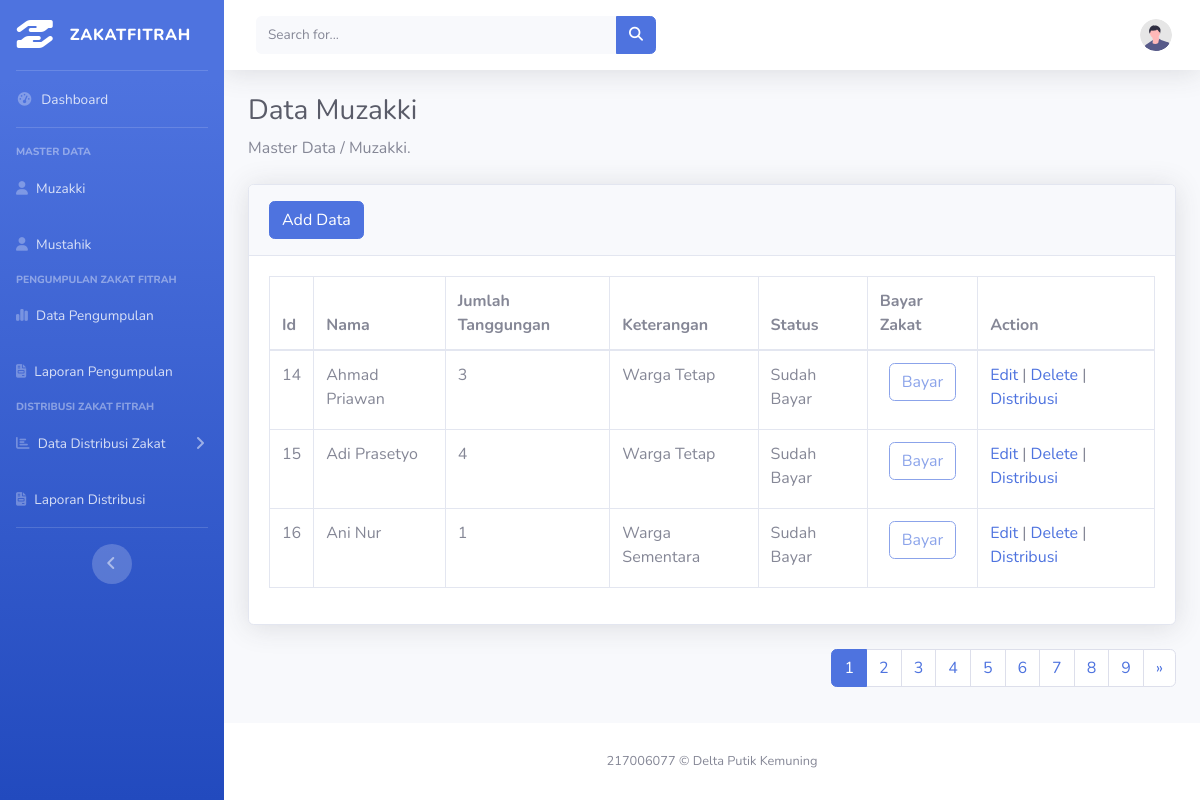
Page /muzakki.php on the committed database.
### tables this page shows
CREATE TABLE `muzakki` (
  `id_muzakki` int(11) NOT NULL,
  `nama_muzakki` varchar(100) NOT NULL,
  `jumlah_tanggungan` int(12) NOT NULL,
  `keterangan` varchar(100) NOT NULL,
  `status` enum('Sudah Bayar','Belum Bayar') NOT NULL DEFAULT 'Belum Bayar'
);

### muzakki.php (the view, shortened to what this page needs)
<?php
include('header.php');
require_once "koneksi.php";
$limit = 3;
$page = isset($_GET['page']) ? $_GET['page'] : 1;
$offset = ($page - 1) * $limit;
$query_total = "SELECT COUNT(*) AS total FROM muzakki";
$result_total = mysqli_query($koneksi, $query_total);
$row_total = mysqli_fetch_assoc($result_total);
$total_data = $row_total['total'];
$total_pages = ceil($total_data / $limit);
$query_data = "SELECT * FROM muzakki LIMIT $offset, $limit";
$result_data = mysqli_query($koneksi, $query_data);
?>
<div class="container-fluid">
    <h1 class="h3 mb-2 text-gray-800">Data Muzakki</h1>
    <p class="mb-4">Master Data / Muzakki<a target="_blank" href=""></a>.</p>
    <div class="card shadow mb-4">
        <div class="card-header py-3">
            <a href="tambah_muzakki.php" class="btn btn-primary"> Add Data</a>
        </div>
        <div class="card-body">
            <div class="table-responsive">
                <table class="table table-bordered" id="dataTable" width="100%" cellspacing="0">
                    <thead>
                        <tr>
                            <th>Id</th>
                            <th>Nama</th>
                            <th>Jumlah Tanggungan</th>
                            <th>Keterangan</th>
                            <th>Status</th>
                            <th>Bayar Zakat</th>
                            <th>Action</th>
                        </tr>
                    </thead>
                    <tbody>
                        <?php while ($d = mysqli_fetch_array($result_data)) { ?>
                            <tr>
                                <td><?= $d['id_muzakki']; ?></td>
                                <td><?= $d['nama_muzakki']; ?></td>
                                <td><?= $d['jumlah_tanggungan']; ?></td>
                                <td><?= $d['keterangan']; ?></td>
                                <td><?= $d['status']; ?></td>
                                <td>
                                    <div class="form-group text-center">
                                        <button type="button" <?php if ($d['status'] == "Sudah Bayar") {
                                                                    echo "disabled";
                                                                } ?> id_muzakki="<?php echo $d["id_muzakki"]; ?>" class="btn btn-rounded btn-outline-primary bayar" data-toggle="modal" data-target="#add_bayar_Modal" id="insert_bayar">
                                            <a <?php if ($d['status'] == "Belum Bayar") : ?> href="bayar.php?id_muzakki=<?= $d['id_muzakki']; ?>" <?php else : ?> href="javascript:void(0)" <?php endif; ?> style="text-decoration:none;color:inherit;">Bayar</a>
                                        </button>
                                    </div>
                                </td>
                                <td>
                                    <a href="edit_muzakki.php?id_muzakki=<?php echo $d['id_muzakki']; ?>"><i data-feather="x-circle" class="svg-icon"></i> Edit</a> |
                                    <a onclick="return konfirmasi()" href="delete_muzakki.php?id_muzakki=<?php echo $d['id_muzakki']; ?>"><i data-feather="x-circle" class="svg-icon"></i> Delete</a> |
                                    <a href="tambah_distribusiwarga.php?id_muzakki=<?= $d['id_muzakki']; ?>"><i data-feather="x-circle" class="svg-icon"></i> Distribusi</a>
                                </td>
                            </tr>
                        <?php } ?>
                    </tbody>
                </table>
            </div>
        </div>
    </div>
    <ul class="pagination float-right">
        <?php for ($i = 1; $i <= $total_pages; $i++) { ?>
            <li class="page-item <?php if ($i == $page) echo 'active'; ?>">
                <a class="page-link" href="?page=<?php echo $i; ?>"><?php echo $i; ?></a>
            </li>
        <?php } ?>
        <?php if ($page < $total_pages) { ?>
            <li class="page-item">
                <a class="page-link" href="?page=<?php echo ($page + 1); ?>" aria-label="Next">
                    <span aria-hidden="true">&raquo;</span>
                </a>
            </li>
        <?php } ?>
    </ul>
</div>
<?php include('footer.php'); ?>

### rows in the picture
muzakki: id_muzakki "14", nama_muzakki "Ahmad Priawan", jumlah_tanggungan "3", keterangan "Warga Tetap", status "Sudah Bayar"
muzakki: id_muzakki "15", nama_muzakki "Adi Prasetyo", jumlah_tanggungan "4", keterangan "Warga Tetap", status "Sudah Bayar"
muzakki: id_muzakki "16", nama_muzakki "Ani Nur", jumlah_tanggungan "1", keterangan "Warga Sementara", status "Sudah Bayar"
